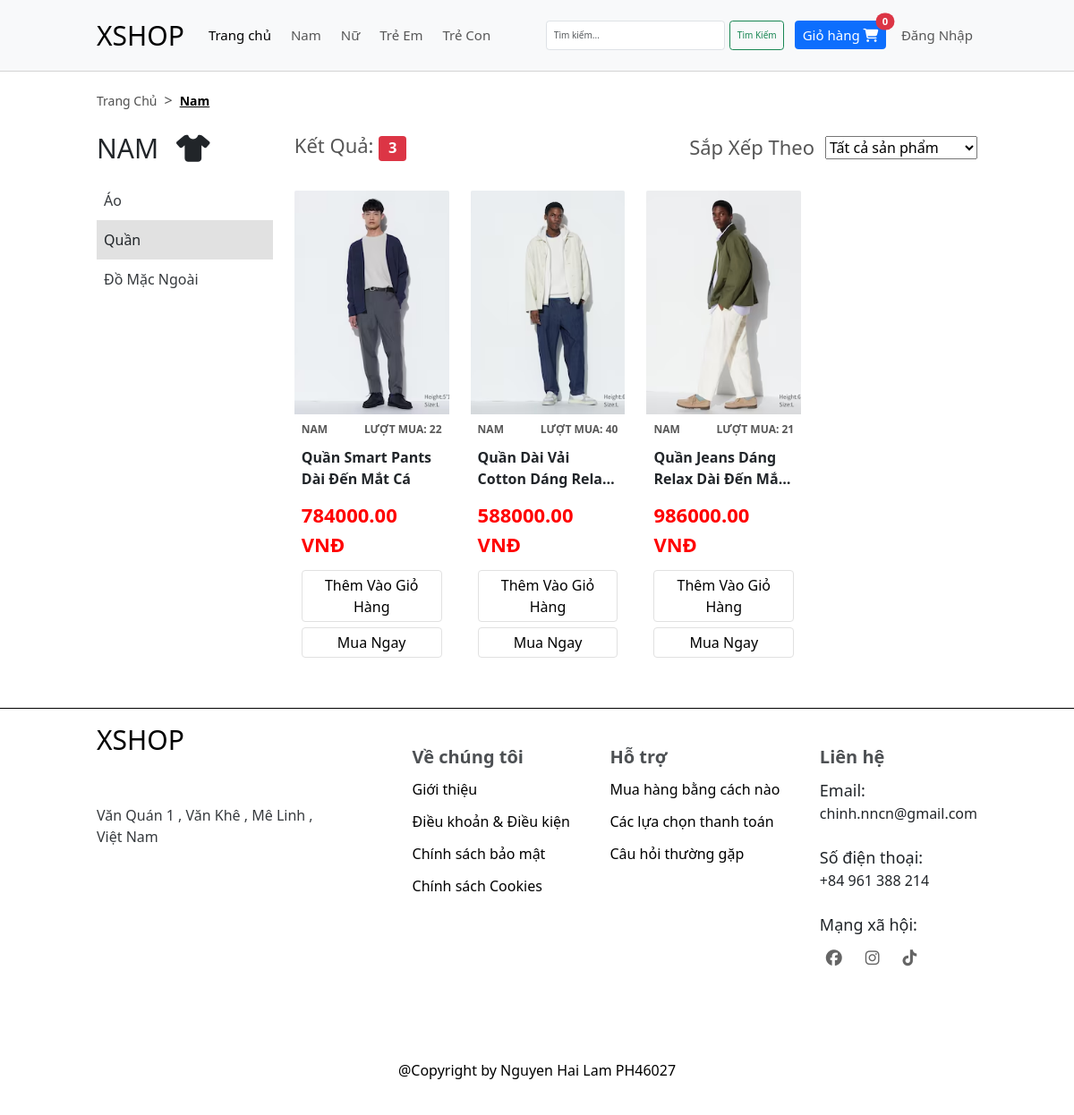
The app's page /?url=loc&maLoai=1&maDanhMuc=3 with its own data.
### tables this page shows
CREATE TABLE `loai` (
  `maLoai` int(11) NOT NULL,
  `tenLoai` varchar(255) NOT NULL
);

CREATE TABLE `danh_muc` (
  `maDanhMuc` int(11) NOT NULL,
  `tenDanhMuc` varchar(255) NOT NULL,
  `maLoai` int(11) NOT NULL
);

CREATE TABLE `san_pham` (
  `maSanPham` int(11) NOT NULL,
  `tenSanPham` varchar(255) NOT NULL,
  `gia` decimal(20,2) NOT NULL,
  `soLuong` int(11) NOT NULL,
  `anh` varchar(255) NOT NULL,
  `moTa` text NOT NULL,
  `luotMua` int(11) NOT NULL DEFAULT 0,
  `trangThai` bit(1) NOT NULL,
  `maDanhMuc` int(11) NOT NULL
);

### app/models/pdo.php (called while the page is built, shortened)
<?php
    function getConnect() {
        try {
            $connect = new PDO(
                "mysql:host=" . DB_HOST .
                ";dbname=" . DB_DATABASE .
                ";charset=" . DB_CHARSET,
                DB_USERNAME,
                DB_PASSWORD
            );
            $connect -> setAttribute(PDO::ATTR_ERRMODE, PDO::ERRMODE_EXCEPTION);
            return $connect;
        }
        catch(PDOException $e) {
            echo "Loi ket noi den database " . $e -> getMessage();
        }
    }
    function getData($sql, $getAll = true) {
        try {
            $connect = getConnect();
            $stmt = $connect -> prepare($sql);
            $stmt -> execute();
        }
        catch(PDOException $e) {
            echo "loi cau lenh: $sql";
        }
        finally {
            unset($connect);
        }
        if($getAll) {
            return $stmt -> fetchAll();
        }
        return $stmt -> fetch();
    }
?>

### app/models/LoaiModel.php (called while the page is built, shortened)
<?php
    require_once "pdo.php";
    function getAllLoai() {
        $sql = "SELECT * FROM loai ORDER BY maLoai";
        return getData($sql);
    }
    function getLoaiID($maLoai) {
        $sql = "SELECT * FROM loai WHERE maLoai = $maLoai";
        return getData($sql,false);
    }
?>

### app/controllers/HomeController.php (called while the page is built, shortened)
<?php
    require_once MODELS_URL . "LoaiModel.php";
    require_once MODELS_URL . "ProductsModel.php";
    require_once MODELS_URL . "DanhMucModel.php";
    function loc() {
        $maLoai = $_GET["maLoai"];
        $loai = getLoaiID($maLoai);
        if(getDanhMucMaLoai($maLoai)) {
            $listDanhMuc = getDanhMucMaLoai($maLoai);
            $maDanhMuc = $listDanhMuc[0]["maDanhMuc"];
            if(isset($_GET["maDanhMuc"])) {
                $maDanhMuc = $_GET["maDanhMuc"];
            }
            $products = getShowProductsDanhMuc($maDanhMuc);
            $filter = 1;
        }
        include VIEWS_URL . "home/loc.php";
    }
?>

### app/models/DanhMucModel.php (called while the page is built, shortened)
<?php
    require_once "pdo.php";
    function getDanhMucMaLoai($maLoai) {
        $sql = "SELECT * FROM danh_muc WHERE maLoai = $maLoai";
        return getData($sql);
    }
?>

### app/models/ProductsModel.php (called while the page is built, shortened)
<?php
    require_once "pdo.php";
    function getShowProductsDanhMuc($maDanhMuc) {
        $sql = "SELECT A.*, B.tenDanhMuc, C.tenLoai FROM san_pham A
                JOIN danh_muc B ON A.maDanhMuc = B.maDanhMuc
                JOIN loai C ON B.maLoai = C.maLoai
                WHERE A.maDanhMuc = $maDanhMuc AND A.trangThai = 1";
        return getData($sql);
    }
?>

### app/views/products/index.php (the view)
<?php if(isset($products)) : ?>
    <?php foreach($products as $product) : ?>
        <div class="col <?php echo $soCot ?>">
            <div class="product">
                <div class="product-img_wrap">
                    <div class="product-img" style="background-image: url('<?php echo IMAGES_URL . $product["anh"] ?>');"></div>
                </div>
                <div class="product-bottom">
                    <div class="product-features">
                        <p class="product-feature"><?php echo $product["tenLoai"]?></p>
                        <p class="product-feature">LƯỢT MUA: <?php echo $product["luotMua"]?></p>
                    </div>
                    <div class="product-title"><?php echo $product["tenSanPham"]?></div>
                    <div class="product-price"><?php echo $product["gia"]?> vnđ</div>
                    <div class="product-buttons">
                        <a href="#!" class="product-button product-button_add">Thêm Vào Giỏ Hàng</a>
                        <a href="?url=chitietsp&maSanPham=<?php echo $product["maSanPham"]?>" class="product-button">Mua Ngay</a>
                    </div>
                </div>
            </div>
        </div>
    <?php endforeach ?>
<?php endif ?>

### includes/header.php (shortened to what this page needs)
<?php
    require_once MODELS_URL . "LoaiModel.php";
    $listLoai = getAllLoai();
?>
<!DOCTYPE html>
<html lang="en">
<head>
    <link href="https://cdn.jsdelivr.net/npm/bootstrap@5.3.2/dist/css/bootstrap.min.css" rel="stylesheet">
    <link rel="stylesheet" href="https://cdnjs.cloudflare.com/ajax/libs/font-awesome/6.5.1/css/all.min.css" />
    <link rel="stylesheet" href="<?php echo CSS_URL ?>grid.css">
    <link rel="stylesheet" href="<?php echo CSS_URL ?>style.css">
</head>
<body>
    <div class="main">
        <div class="header">
            <nav class="navbar navbar-expand-lg bg-body-tertiary">
                <div class="container-fluid grid wide">
                    <a class="navbar-brand header-logo" href="?">XSHOP</a>
                    <div class="collapse navbar-collapse" id="navbarSupportedContent">
                        <ul class="navbar-nav me-auto mb-2 mb-lg-0">
                            <li class="nav-item">
                                <a class="nav-link active" aria-current="page" href="?">Trang chủ</a>
                            </li>
                            <?php foreach($listLoai as $loai) : ?>
                                <li class="nav-item">
                                    <a class="nav-link" href="?url=loc&maLoai=<?php echo $loai["maLoai"] ?>"><?php echo $loai["tenLoai"]?></a>
                                </li>
                            <?php endforeach ?>
                        </ul>
                        <div class="d-flex">
                            <form action="" method="get" class="d-flex" role="search">
                                <input
                                    class="form-control-custom form-control me-2"
                                    type="search"
                                    placeholder="Tìm kiếm..."
                                    aria-label="Search"
                                    name="keyword"
                                >
                                <button class="btn btn-outline-success" type="submit">Tìm Kiếm</button>
                            </form>
                            <form action="?url=giohang" method="post">
                                <button type="submit" class="btn btn-primary position-relative header-cart-btn nav-item">
                                    Giỏ hàng
                                    <i class="fa-solid fa-cart-shopping"></i>
                                    <span class="position-absolute top-0 start-100 translate-middle badge rounded-pill bg-danger">
                                    0
                                    </span>
                                </button>
                            </form>
                            <ul class="header-navbar-nav-custom navbar-nav me-auto mb-2 mb-lg-0">
                                <?php if(!isset($_COOKIE["maUser"]) || $user["quyen"] !== 0) :?>
                                    <li class="nav-item">
                                        <a class="nav-link" href="?url=dangnhap">Đăng Nhập</a>
                                    </li>
                                <?php endif ?>
                            </ul>
                        </div>
                    </div>
                </div>
            </nav>
        </div>

### app/views/home/loc.php (shortened to what this page needs)
<link rel="stylesheet" href="<?php echo CSS_URL ?>loc.css">
<div class="body">
    <div class="grid wide">
        <div class="directional">
            <a href="?" class="directional-page">Trang chủ</a><span class="directional-icon">></span>
            <a href="#" class="directional-page directional-page--active disabled"><?php echo $loai["tenLoai"]?></a>
        </div>
        <div class="container">
            <div class="type-products">
                <h1 class="type-products_heading">
                    <?php echo $loai["tenLoai"]?>
                    <i class="fa-solid fa-shirt type-products_icon"></i>
                </h1>
                <div class="type-products_items">
                    <?php if(isset($listDanhMuc)) : ?>
                        <?php foreach($listDanhMuc as $danhmuc) : ?>
                        <a
                            class="type-products_item <?php echo $danhmuc["maDanhMuc"] == $maDanhMuc ? 'type-products_item--active disabled' : '' ?>"
                            href="?url=loc&maLoai=<?php echo $maLoai ?>&maDanhMuc=<?php echo $danhmuc["maDanhMuc"]?>"
                        >
                            <?php echo $danhmuc["tenDanhMuc"]?>
                        </a>
                        <?php endforeach ?>
                    <?php endif ?>
                </div>
            </div>
            <div class="filter-products">
                <div class="filter-products_top">
                    <h1 class="filter-text">
                        Kết Quả:
                        <span class="badge bg-danger">
                                <?php echo isset($products) ? count($products) : 0 ?>
                        </span>
                    </h1>
                    <?php if(isset($products) && $products) :?>
                        <form
                            action="?url=loc&maLoai=<?php echo $maLoai ?? '' ?>&maDanhMuc=<?php echo $maDanhMuc ?? '' ?>"
                            method="post"
                            class="form-filter"
                        >
                            <p class="filter-text">Sắp Xếp Theo</p>
                            <select name="filter-type" id="" class="filter-options">
                                <option value="1" <?php echo isset($filter) ? ($filter == 1 ? 'selected' : '') : ''?>>Tất cả sản phẩm</option>
                            </select>
                        </form>
                    <?php endif ?>
                </div>
                <div class="products grid">
                    <div class="row">
                        <?php
                            $soCot = 'l-3';
                            include VIEWS_URL . "products/index.php";
                        ?>
                    </div>
                </div>
            </div>
        </div>
    </div>
</div>

### assets/css/grid.css (style rules this page uses)
.grid { width: 100%; display: block; padding: 0; }
.grid.wide { max-width: 1200px; margin: 0 auto; }
.row { display: flex; flex-wrap: wrap; margin-left: -4px; margin-right: -4px; }
.col { padding-left: 4px; padding-right: 4px; }
@media (min-width: 740px) { .row { margin-left: -8px; margin-right: -8px; } }
@media (min-width: 740px) { .col { padding-left: 8px; padding-right: 8px; } }
@media (min-width: 1113px) { .row { margin-left: -12px; margin-right: -12px; } }
@media (min-width: 1113px) { .col { padding-left: 12px; padding-right: 12px; } }
@media (min-width: 1113px) { .l-1, .l-2, .l-2-4, .l-3, .l-4, .l-5, .l-6, .l-7, .l-8, .l-9, .l-10, .l-11, .l-12 { display: block; } }
@media (min-width: 1113px) { .l-3 { flex: 0 0 25%; max-width: 25%; } }
@media (min-width: 1024px) and (max-width: 1239px) { .wide { width: 984px; } }
@media (min-width: 1024px) and (max-width: 1239px) { .wide .row { margin-left: -12px; margin-right: -12px; } }
@media (min-width: 1024px) and (max-width: 1239px) { .wide .col { padding-left: 12px; padding-right: 12px; } }
@media (min-width: 1024px) and (max-width: 1239px) { .wide .l-1, .wide .l-2, .wide .l-2-4, .wide .l-3, .wide .l-4, .wide .l-5, .wide .l-6, .wide .l-7, .wide .l-8, .wide .l-9, .wide .l-10, .wide .l-11, .wide .l-12 { display: block; } }
@media (min-width: 1024px) and (max-width: 1239px) { .wide .l-3 { flex: 0 0 25%; max-width: 25%; } }

### assets/css/style.css (style rules this page uses)
* { margin: 0; padding: 0; box-sizing: border-box; }
html { font-size: 62.5%; }
button, body { font-size: 1.6rem; }
:root { --primary-color: #f7f7f7; --active-color: #e1e1e1; --header-height: 80px; }
.disabled { pointer-events: none; user-select: none; }
.header { height: var(--header-height); display: flex; align-items: center; position: fixed; top: 0; right: 0; left: 0; width: 100%; z-index: 99; border-bottom: 1px solid #d3d3d3; }
.navbar { flex: 1; height: 100%; }
.container-fluid { height: 100%; }
.header-logo { display: inline-block; font-size: 3rem; }
.form-control-custom { width: 200px; }
.nav-item { margin-left: 12px; font-size: 1.5rem; }
.body { padding-bottom: 40px; margin-top: calc(var(--header-height) + 20px); min-height: 600px; }
.container { padding: 0; margin: 0; display: flex; padding-top: 24px; }
.directional { display: flex; align-items: center; }
.directional-page { font-size: 1.4rem; display: inline-block; text-decoration: none; color: #505050; text-transform: capitalize; }
.directional-page--active { color: #000; font-weight: 600; user-select: none; text-decoration: underline; }
.directional-icon { margin-left: 8px; margin-right: 8px; color: #505050; }
.products { margin-top: 20px; border-radius: 2px; }
.product { margin-top: 12px; }
.product-img_wrap { width: 100%; height: 250px; }
.product-img { border-top-right-radius: 2px; border-top-left-radius: 2px; height: 100%; background-size: cover; background-position: center; }
.product-bottom { padding: 0 8px 16px; }
.product-features { display: flex; justify-content: space-between; margin-top: 8px; color: #585858; font-weight: 650; font-size: 1.2rem; }
.product-feature { text-transform: uppercase; }
.product-title { height: 48px; font-size: 1.6rem; font-weight: 600; display: -webkit-box; -webkit-line-clamp: 2; -webkit-box-orient: vertical; overflow: hidden; text-transform: capitalize; }
.product-price { margin-top: 12px; font-size: 2.2rem; color: red; font-weight: 650; user-select: none; text-transform: uppercase; }
.product-buttons { margin-top: 12px; }
.product-button { border-radius: 4px; padding: 4px; display: block; text-decoration: none; color: #000; border: 1px solid var(--active-color); text-align: center; }
.product-button + .product-button { margin-top: 6px; }

### assets/css/loc.css (style rules this page uses)
.type-products { width: 20%; }
.filter-products { width: 80%; padding-left: 24px; }
.type-products_heading { font-size: 3rem; text-transform: uppercase; }
.type-products_icon { margin-left: 12px; }
.type-products_items { margin-top: 18px; }
.type-products_item { display: block; color: inherit; text-decoration: none; padding: 10px 8px; text-align: left; opacity: 0.9; transition: all linear 0.1s; }
.type-products_item--active { background-color: #e1e1e1; opacity: 1; }
.filter-products_top { display: flex; justify-content: space-between; align-items: center; }
.filter-text { font-size: 2.2rem; font-weight: 500; color: #565656; margin-bottom: 0; }
.form-filter { display: flex; align-items: center; }
.filter-options { margin-left: 12px; }

### records on screen
loai: tenLoai "Nam", tenLoai "NAM"
loai: tenLoai "Nữ"
loai: tenLoai "Trẻ Em"
loai: tenLoai "Trẻ Con"
danh_muc: tenDanhMuc "Áo"
danh_muc: tenDanhMuc "Quần"
danh_muc: tenDanhMuc "Đồ Mặc Ngoài"
san_pham: anh (picture), loai.tenLoai "NAM", luotMua "22", tenSanPham "Quần Smart Pants Dài Đến Mắt Cá", gia "784000.00"
san_pham: anh (picture), loai.tenLoai "NAM", luotMua "40", tenSanPham "Quần Dài Vải Cotton Dáng…", gia "588000.00"
san_pham: anh (picture), loai.tenLoai "NAM", luotMua "21", tenSanPham "Quần Jeans Dáng Relax Dài Đến…", gia "986000.00"

### other values on screen
count($products) "3"
